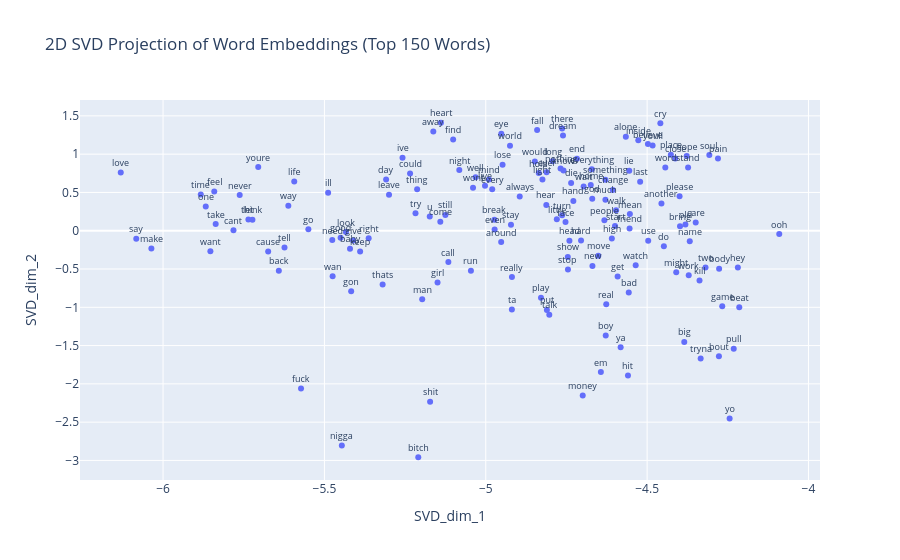

Notebook cell for this chart:
### Code cell
d2_embeddings_plotter(embeddings_svd_df, 150, dim_red="SVD")

### Figure 1 — Plotly figure (JSON) as saved in the notebook; plotly's stock layout.template omitted (floating-point values rounded to 4 significant figures; data arrays with more than 128 entries replaced by an {"elided": "..."} marker saying what was removed)
{"data": [{"hovertemplate": "SVD_dim_1=%{x}<br>SVD_dim_2=%{y}<extra></extra>", "legendgroup": "", "marker": {"color": "#636efa", "symbol": "circle"}, "mode": "markers", "name": "", "orientation": "v", "showlegend": false, "type": "scatter", "x": {"elided": "150 float values"}, "xaxis": "x", "y": {"elided": "150 float values"}, "yaxis": "y"}], "layout": {"annotations": [{"font": {"size": 9}, "showarrow": false, "text": "love", "x": -6.131, "y": 0.7608, "yshift": 10}, {"font": {"size": 9}, "showarrow": false, "text": "say", "x": -6.083, "y": -0.1051, "yshift": 10}, {"font": {"size": 9}, "showarrow": false, "text": "make", "x": -6.036, "y": -0.2306, "yshift": 10}, {"font": {"size": 9}, "showarrow": false, "text": "time", "x": -5.883, "y": 0.4728, "yshift": 10}, {"font": {"size": 9}, "showarrow": false, "text": "feel", "x": -5.841, "y": 0.5124, "yshift": 10}, {"font": {"size": 9}, "showarrow": false, "text": "one", "x": -5.868, "y": 0.3165, "yshift": 10}, {"font": {"size": 9}, "showarrow": false, "text": "want", "x": -5.853, "y": -0.2664, "yshift": 10}, {"font": {"size": 9}, "showarrow": false, "text": "take", "x": -5.837, "y": 0.08736, "yshift": 10}, {"font": {"size": 9}, "showarrow": false, "text": "never", "x": -5.762, "y": 0.4655, "yshift": 10}, {"font": {"size": 9}, "showarrow": false, "text": "cant", "x": -5.782, "y": 0.005421, "yshift": 10}, {"font": {"size": 9}, "showarrow": false, "text": "let", "x": -5.736, "y": 0.147, "yshift": 10}, {"font": {"size": 9}, "showarrow": false, "text": "youre", "x": -5.705, "y": 0.8308, "yshift": 10}, {"font": {"size": 9}, "showarrow": false, "text": "nigga", "x": -5.446, "y": -2.806, "yshift": 10}, {"font": {"size": 9}, "showarrow": false, "text": "think", "x": -5.723, "y": 0.1444, "yshift": 10}, {"font": {"size": 9}, "showarrow": false, "text": "back", "x": -5.641, "y": -0.5216, "yshift": 10}, {"font": {"size": 9}, "showarrow": false, "text": "fuck", "x": -5.572, "y": -2.061, "yshift": 10}, {"font": {"size": 9}, "showarrow": false, "text": "cause", "x": -5.674, "y": -0.2717, "yshift": 10}, {"font": {"size": 9}, "showarrow": false, "text": "tell", "x": -5.624, "y": -0.2185, "yshift": 10}, {"font": {"size": 9}, "showarrow": false, "text": "way", "x": -5.612, "y": 0.3278, "yshift": 10}, {"font": {"size": 9}, "showarrow": false, "text": "wan", "x": -5.475, "y": -0.5956, "yshift": 10}, {"font": {"size": 9}, "showarrow": false, "text": "need", "x": -5.476, "y": -0.1223, "yshift": 10}, {"font": {"size": 9}, "showarrow": false, "text": "good", "x": -5.45, "y": -0.0907, "yshift": 10}, {"font": {"size": 9}, "showarrow": false, "text": "life", "x": -5.593, "y": 0.6436, "yshift": 10}, {"font": {"size": 9}, "showarrow": false, "text": "go", "x": -5.55, "y": 0.01925, "yshift": 10}, {"font": {"size": 9}, "showarrow": false, "text": "ill", "x": -5.488, "y": 0.4959, "yshift": 10}, {"font": {"size": 9}, "showarrow": false, "text": "baby", "x": -5.421, "y": -0.2354, "yshift": 10}, {"font": {"size": 9}, "showarrow": false, "text": "bitch", "x": -5.209, "y": -2.958, "yshift": 10}, {"font": {"size": 9}, "showarrow": false, "text": "give", "x": -5.411, "y": -0.1292, "yshift": 10}, {"font": {"size": 9}, "showarrow": false, "text": "gon", "x": -5.417, "y": -0.7899, "yshift": 10}, {"font": {"size": 9}, "showarrow": false, "text": "look", "x": -5.433, "y": -0.01746, "yshift": 10}, {"font": {"size": 9}, "showarrow": false, "text": "day", "x": -5.309, "y": 0.6678, "yshift": 10}, {"font": {"size": 9}, "showarrow": false, "text": "shit", "x": -5.172, "y": -2.232, "yshift": 10}, {"font": {"size": 9}, "showarrow": false, "text": "keep", "x": -5.389, "y": -0.2719, "yshift": 10}, {"font": {"size": 9}, "showarrow": false, "text": "thats", "x": -5.32, "y": -0.7021, "yshift": 10}, {"font": {"size": 9}, "showarrow": false, "text": "man", "x": -5.197, "y": -0.8949, "yshift": 10}, {"font": {"size": 9}, "showarrow": false, "text": "right", "x": -5.363, "y": -0.09873, "yshift": 10}, {"font": {"size": 9}, "showarrow": false, "text": "leave", "x": -5.3, "y": 0.4696, "yshift": 10}, {"font": {"size": 9}, "showarrow": false, "text": "ive", "x": -5.258, "y": 0.9523, "yshift": 10}, {"font": {"size": 9}, "showarrow": false, "text": "girl", "x": -5.149, "y": -0.6752, "yshift": 10}, {"font": {"size": 9}, "showarrow": false, "text": "u", "x": -5.174, "y": 0.1874, "yshift": 10}, {"font": {"size": 9}, "showarrow": false, "text": "try", "x": -5.218, "y": 0.2274, "yshift": 10}, {"font": {"size": 9}, "showarrow": false, "text": "could", "x": -5.235, "y": 0.746, "yshift": 10}, {"font": {"size": 9}, "showarrow": false, "text": "night", "x": -5.082, "y": 0.7931, "yshift": 10}, {"font": {"size": 9}, "showarrow": false, "text": "still", "x": -5.125, "y": 0.2057, "yshift": 10}, {"font": {"size": 9}, "showarrow": false, "text": "away", "x": -5.162, "y": 1.295, "yshift": 10}, {"font": {"size": 9}, "showarrow": false, "text": "thing", "x": -5.213, "y": 0.5424, "yshift": 10}, {"font": {"size": 9}, "showarrow": false, "text": "heart", "x": -5.139, "y": 1.41, "yshift": 10}, {"font": {"size": 9}, "showarrow": false, "text": "call", "x": -5.116, "y": -0.4084, "yshift": 10}, {"font": {"size": 9}, "showarrow": false, "text": "find", "x": -5.101, "y": 1.191, "yshift": 10}, {"font": {"size": 9}, "showarrow": false, "text": "come", "x": -5.141, "y": 0.1174, "yshift": 10}, {"font": {"size": 9}, "showarrow": false, "text": "run", "x": -5.046, "y": -0.5232, "yshift": 10}, {"font": {"size": 9}, "showarrow": false, "text": "well", "x": -5.032, "y": 0.6996, "yshift": 10}, {"font": {"size": 9}, "showarrow": false, "text": "mind", "x": -4.99, "y": 0.6693, "yshift": 10}, {"font": {"size": 9}, "showarrow": false, "text": "eye", "x": -4.952, "y": 1.267, "yshift": 10}, {"font": {"size": 9}, "showarrow": false, "text": "live", "x": -5.002, "y": 0.5877, "yshift": 10}, {"font": {"size": 9}, "showarrow": false, "text": "world", "x": -4.925, "y": 1.111, "yshift": 10}, {"font": {"size": 9}, "showarrow": false, "text": "break", "x": -4.973, "y": 0.1436, "yshift": 10}, {"font": {"size": 9}, "showarrow": false, "text": "wont", "x": -5.039, "y": 0.5599, "yshift": 10}, {"font": {"size": 9}, "showarrow": false, "text": "every", "x": -4.98, "y": 0.5408, "yshift": 10}, {"font": {"size": 9}, "showarrow": false, "text": "lose", "x": -4.948, "y": 0.8621, "yshift": 10}, {"font": {"size": 9}, "showarrow": false, "text": "always", "x": -4.895, "y": 0.4479, "yshift": 10}, {"font": {"size": 9}, "showarrow": false, "text": "put", "x": -4.811, "y": -1.034, "yshift": 10}, {"font": {"size": 9}, "showarrow": false, "text": "even", "x": -4.973, "y": 0.01625, "yshift": 10}, {"font": {"size": 9}, "showarrow": false, "text": "really", "x": -4.919, "y": -0.605, "yshift": 10}, {"font": {"size": 9}, "showarrow": false, "text": "ta", "x": -4.919, "y": -1.03, "yshift": 10}, {"font": {"size": 9}, "showarrow": false, "text": "light", "x": -4.824, "y": 0.6678, "yshift": 10}, {"font": {"size": 9}, "showarrow": false, "text": "around", "x": -4.952, "y": -0.1482, "yshift": 10}, {"font": {"size": 9}, "showarrow": false, "text": "hold", "x": -4.836, "y": 0.7535, "yshift": 10}, {"font": {"size": 9}, "showarrow": false, "text": "hear", "x": -4.812, "y": 0.3365, "yshift": 10}, {"font": {"size": 9}, "showarrow": false, "text": "stay", "x": -4.922, "y": 0.07866, "yshift": 10}, {"font": {"size": 9}, "showarrow": false, "text": "would", "x": -4.848, "y": 0.9031, "yshift": 10}, {"font": {"size": 9}, "showarrow": false, "text": "there", "x": -4.763, "y": 1.335, "yshift": 10}, {"font": {"size": 9}, "showarrow": false, "text": "talk", "x": -4.803, "y": -1.098, "yshift": 10}, {"font": {"size": 9}, "showarrow": false, "text": "fall", "x": -4.841, "y": 1.314, "yshift": 10}, {"font": {"size": 9}, "showarrow": false, "text": "turn", "x": -4.764, "y": 0.2015, "yshift": 10}, {"font": {"size": 9}, "showarrow": false, "text": "money", "x": -4.7, "y": -2.151, "yshift": 10}, {"font": {"size": 9}, "showarrow": false, "text": "head", "x": -4.741, "y": -0.1317, "yshift": 10}, {"font": {"size": 9}, "showarrow": false, "text": "long", "x": -4.793, "y": 0.9077, "yshift": 10}, {"font": {"size": 9}, "showarrow": false, "text": "play", "x": -4.829, "y": -0.8763, "yshift": 10}, {"font": {"size": 9}, "showarrow": false, "text": "nothing", "x": -4.768, "y": 0.8133, "yshift": 10}, {"font": {"size": 9}, "showarrow": false, "text": "dream", "x": -4.761, "y": 1.243, "yshift": 10}, {"font": {"size": 9}, "showarrow": false, "text": "hand", "x": -4.729, "y": 0.3887, "yshift": 10}, {"font": {"size": 9}, "showarrow": false, "text": "ever", "x": -4.812, "y": 0.7624, "yshift": 10}, {"font": {"size": 9}, "showarrow": false, "text": "stop", "x": -4.745, "y": -0.5078, "yshift": 10}, {"font": {"size": 9}, "showarrow": false, "text": "em", "x": -4.643, "y": -1.845, "yshift": 10}, {"font": {"size": 9}, "showarrow": false, "text": "new", "x": -4.669, "y": -0.46, "yshift": 10}, {"font": {"size": 9}, "showarrow": false, "text": "little", "x": -4.78, "y": 0.1504, "yshift": 10}, {"font": {"size": 9}, "showarrow": false, "text": "wait", "x": -4.697, "y": 0.5766, "yshift": 10}, {"font": {"size": 9}, "showarrow": false, "text": "show", "x": -4.746, "y": -0.342, "yshift": 10}, {"font": {"size": 9}, "showarrow": false, "text": "face", "x": -4.753, "y": 0.114, "yshift": 10}, {"font": {"size": 9}, "showarrow": false, "text": "boy", "x": -4.628, "y": -1.368, "yshift": 10}, {"font": {"size": 9}, "showarrow": false, "text": "god", "x": -4.67, "y": 0.4165, "yshift": 10}, {"font": {"size": 9}, "showarrow": false, "text": "die", "x": -4.735, "y": 0.624, "yshift": 10}, {"font": {"size": 9}, "showarrow": false, "text": "hit", "x": -4.559, "y": -1.891, "yshift": 10}, {"font": {"size": 9}, "showarrow": false, "text": "ya", "x": -4.582, "y": -1.523, "yshift": 10}, {"font": {"size": 9}, "showarrow": false, "text": "home", "x": -4.675, "y": 0.5963, "yshift": 10}, {"font": {"size": 9}, "showarrow": false, "text": "end", "x": -4.717, "y": 0.9409, "yshift": 10}, {"font": {"size": 9}, "showarrow": false, "text": "hard", "x": -4.705, "y": -0.1287, "yshift": 10}, {"font": {"size": 9}, "showarrow": false, "text": "real", "x": -4.627, "y": -0.9602, "yshift": 10}, {"font": {"size": 9}, "showarrow": false, "text": "know", "x": -4.759, "y": 0.7854, "yshift": 10}, {"font": {"size": 9}, "showarrow": false, "text": "bad", "x": -4.557, "y": -0.8073, "yshift": 10}, {"font": {"size": 9}, "showarrow": false, "text": "high", "x": -4.609, "y": -0.1014, "yshift": 10}, {"font": {"size": 9}, "showarrow": false, "text": "start", "x": -4.599, "y": 0.0605, "yshift": 10}, {"font": {"size": 9}, "showarrow": false, "text": "get", "x": -4.591, "y": -0.5963, "yshift": 10}, {"font": {"size": 9}, "showarrow": false, "text": "lie", "x": -4.555, "y": 0.7819, "yshift": 10}, {"font": {"size": 9}, "showarrow": false, "text": "walk", "x": -4.596, "y": 0.2677, "yshift": 10}, {"font": {"size": 9}, "showarrow": false, "text": "move", "x": -4.651, "y": -0.326, "yshift": 10}, {"font": {"size": 9}, "showarrow": false, "text": "people", "x": -4.632, "y": 0.1359, "yshift": 10}, {"font": {"size": 9}, "showarrow": false, "text": "everything", "x": -4.671, "y": 0.8033, "yshift": 10}, {"font": {"size": 9}, "showarrow": false, "text": "change", "x": -4.606, "y": 0.5327, "yshift": 10}, {"font": {"size": 9}, "showarrow": false, "text": "friend", "x": -4.554, "y": 0.02968, "yshift": 10}, {"font": {"size": 9}, "showarrow": false, "text": "much", "x": -4.629, "y": 0.4043, "yshift": 10}, {"font": {"size": 9}, "showarrow": false, "text": "something", "x": -4.629, "y": 0.6649, "yshift": 10}, {"font": {"size": 9}, "showarrow": false, "text": "mean", "x": -4.553, "y": 0.2185, "yshift": 10}, {"font": {"size": 9}, "showarrow": false, "text": "watch", "x": -4.535, "y": -0.4521, "yshift": 10}, {"font": {"size": 9}, "showarrow": false, "text": "alone", "x": -4.566, "y": 1.227, "yshift": 10}, {"font": {"size": 9}, "showarrow": false, "text": "big", "x": -4.385, "y": -1.452, "yshift": 10}, {"font": {"size": 9}, "showarrow": false, "text": "place", "x": -4.426, "y": 0.9925, "yshift": 10}, {"font": {"size": 9}, "showarrow": false, "text": "name", "x": -4.368, "y": -0.1359, "yshift": 10}, {"font": {"size": 9}, "showarrow": false, "text": "another", "x": -4.456, "y": 0.3545, "yshift": 10}, {"font": {"size": 9}, "showarrow": false, "text": "believe", "x": -4.498, "y": 1.132, "yshift": 10}, {"font": {"size": 9}, "showarrow": false, "text": "use", "x": -4.497, "y": -0.13, "yshift": 10}, {"font": {"size": 9}, "showarrow": false, "text": "yo", "x": -4.244, "y": -2.452, "yshift": 10}, {"font": {"size": 9}, "showarrow": false, "text": "inside", "x": -4.527, "y": 1.181, "yshift": 10}, {"font": {"size": 9}, "showarrow": false, "text": "work", "x": -4.371, "y": -0.5827, "yshift": 10}, {"font": {"size": 9}, "showarrow": false, "text": "youll", "x": -4.483, "y": 1.114, "yshift": 10}, {"font": {"size": 9}, "showarrow": false, "text": "ooh", "x": -4.091, "y": -0.04389, "yshift": 10}, {"font": {"size": 9}, "showarrow": false, "text": "word", "x": -4.444, "y": 0.8254, "yshift": 10}, {"font": {"size": 9}, "showarrow": false, "text": "last", "x": -4.522, "y": 0.6389, "yshift": 10}, {"font": {"size": 9}, "showarrow": false, "text": "bring", "x": -4.398, "y": 0.0584, "yshift": 10}, {"font": {"size": 9}, "showarrow": false, "text": "stand", "x": -4.373, "y": 0.8249, "yshift": 10}, {"font": {"size": 9}, "showarrow": false, "text": "bout", "x": -4.277, "y": -1.639, "yshift": 10}, {"font": {"size": 9}, "showarrow": false, "text": "tryna", "x": -4.334, "y": -1.67, "yshift": 10}, {"font": {"size": 9}, "showarrow": false, "text": "two", "x": -4.319, "y": -0.4804, "yshift": 10}, {"font": {"size": 9}, "showarrow": false, "text": "do", "x": -4.448, "y": -0.2043, "yshift": 10}, {"font": {"size": 9}, "showarrow": false, "text": "old", "x": -4.381, "y": 0.08017, "yshift": 10}, {"font": {"size": 9}, "showarrow": false, "text": "might", "x": -4.41, "y": -0.5438, "yshift": 10}, {"font": {"size": 9}, "showarrow": false, "text": "cry", "x": -4.459, "y": 1.404, "yshift": 10}, {"font": {"size": 9}, "showarrow": false, "text": "soul", "x": -4.307, "y": 0.989, "yshift": 10}, {"font": {"size": 9}, "showarrow": false, "text": "close", "x": -4.413, "y": 0.9425, "yshift": 10}, {"font": {"size": 9}, "showarrow": false, "text": "care", "x": -4.349, "y": 0.1067, "yshift": 10}, {"font": {"size": 9}, "showarrow": false, "text": "hey", "x": -4.219, "y": -0.4802, "yshift": 10}, {"font": {"size": 9}, "showarrow": false, "text": "kill", "x": -4.338, "y": -0.6496, "yshift": 10}, {"font": {"size": 9}, "showarrow": false, "text": "pull", "x": -4.232, "y": -1.541, "yshift": 10}, {"font": {"size": 9}, "showarrow": false, "text": "please", "x": -4.399, "y": 0.4503, "yshift": 10}, {"font": {"size": 9}, "showarrow": false, "text": "game", "x": -4.267, "y": -0.9878, "yshift": 10}, {"font": {"size": 9}, "showarrow": false, "text": "hope", "x": -4.377, "y": 0.9744, "yshift": 10}, {"font": {"size": 9}, "showarrow": false, "text": "beat", "x": -4.214, "y": -0.9981, "yshift": 10}, {"font": {"size": 9}, "showarrow": false, "text": "body", "x": -4.277, "y": -0.4959, "yshift": 10}, {"font": {"size": 9}, "showarrow": false, "text": "pain", "x": -4.28, "y": 0.9426, "yshift": 10}], "legend": {"tracegroupgap": 0}, "title": {"text": "2D SVD Projection of Word Embeddings (Top 150 Words)"}, "xaxis": {"anchor": "y", "domain": [0, 1], "title": {"text": "SVD_dim_1"}}, "yaxis": {"anchor": "x", "domain": [0, 1], "title": {"text": "SVD_dim_2"}}}}
